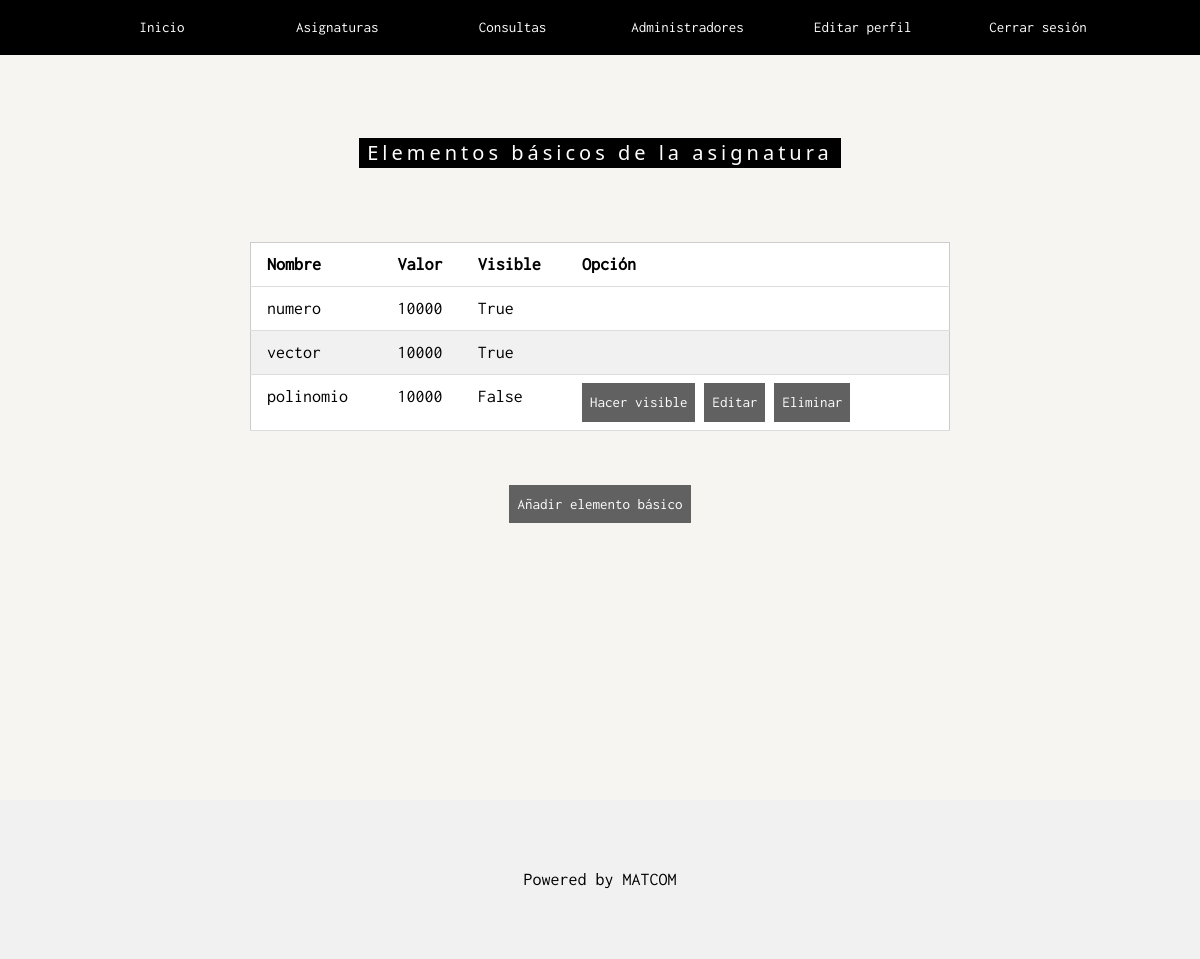
/subject/subject_professor/basic_elements/4 (signed in), run on the app's committed database.
### apps/basic_elements/models.py (models this page shows, shortened)
class BasicElement(Element):
    visible=models.BooleanField(default=False)
    imparts=models.ForeignKey(Imparts,models.CASCADE,related_name='basicElement_imparts',default=0)

### apps/elements/models.py (models this page shows, shortened)
class Element(models.Model):
    id=models.AutoField(primary_key=True)
    name=models.CharField(max_length=150)
    value=models.IntegerField()
    date_time_creation=models.DateTimeField()

### apps/basic_elements/views.py (the view)
# urls.py: path('subject/subject_professor/basic_elements/<int:pk>',basic_element_list,name='basic_elements'),
@permission_required('basic_elements.view_basicelement')
def basic_element_list(request,pk):
    try:
        Student.objects.get(id=request.user.id)
    except:
        basic_elements=BasicElement.objects.filter(imparts__subject=pk)
        return render(request,'basic_elements.html',{'pk':pk,'basic_elements':basic_elements})
    basic_elements=BasicElement.objects.filter(imparts__subject=pk,visible=True)
    return render(request,'basic_elements.html',{'pk':pk,'basic_elements':basic_elements})

### templates/basic_elements.html (shortened to what this page needs)
{% extends "_base_template.html" %}
{% load static %}
{% block content %}
<div class="w3-sand w3-grayscale w3-large" style="min-height: 100%;">
    <div class="w3-content w3-padding-64" style="max-width:700px">
        <h4 class="w3-center w3-padding-64"><span class="w3-tag w3-wide">Elementos básicos de la asignatura</span></h4>
        <table class="w3-table-all">
            <thead>
                <tr>
                    <th>Nombre</th>
                    <th>Valor</th>
                    {%if perms.basic_elements.change_basicelement%}
                    <th>Visible</th>
                    <th>Opción</th>
                    {%endif%}
                </tr>
            </thead>
            <tbody>
                {% for element in basic_elements %}
                <tr>
                    <td>{{element.name}}</td>
                    <td>{{element.value}}</td>
                    {%if perms.basic_elements.change_basicelement%}
                    <td>{{element.visible}}</td>
                    <td>
                    {%if not element.visible%}
                    <a class="w3-button w3-tag w3-dark-grey" href={%url 'make_visible' element.id %}>Hacer visible</a>
                    <a class="w3-button w3-tag w3-dark-grey" href={%url 'edit_basic_element' element.id %}>Editar</a>
                    <a class="w3-button w3-tag w3-dark-grey" href={%url 'delete_basic_element' element.id %}>Eliminar</a>
                    {%endif%}
                    </td>
                    {%endif%}
                </tr>
                {% endfor %}
            </tbody>
        </table>
        <br> <br>
        <div class="w3-content w3-center" >
            {%if perms.basic_elements.add_basicelement%}
            <a class="w3-button w3-tag w3-dark-grey" href={%url 'create_basic_element' pk %}>Añadir elemento básico</a>
            {%endif%}
        </div>
    </div>
</div>
{% endblock %}

### static/css/w3.css (style rules this page uses)
*,*:before,*:after { box-sizing:inherit }
html { -ms-text-size-adjust:100%;-webkit-text-size-adjust:100% }
body { margin:0 }
a { background-color:transparent }
html,body { font-family:Verdana,sans-serif;font-size:15px;line-height:1.5 }
html { overflow-x:hidden }
h4 { font-size:20px }
h1,h2,h3,h4,h5,h6 { font-family:"Segoe UI",Arial,sans-serif;font-weight:400;margin:10px 0 }
.w3-wide { letter-spacing:4px }
a { color:inherit }
.w3-table,.w3-table-all { border-collapse:collapse;border-spacing:0;width:100%;display:table }
.w3-table-all { border:1px solid #ccc }
.w3-bordered tr,.w3-table-all tr { border-bottom:1px solid #ddd }
.w3-table-all tr:nth-child(odd) { background-color:#fff }
.w3-table-all tr:nth-child(even) { background-color:#f1f1f1 }
.w3-table td,.w3-table th,.w3-table-all td,.w3-table-all th { padding:8px 8px;display:table-cell;text-align:left;vertical-align:top }
.w3-table th:first-child,.w3-table td:first-child,.w3-table-all th:first-child,.w3-table-all td:first-child { padding-left:16px }
.w3-btn,.w3-button { font-size: 15px;border:none;display:inline-block;padding:8px 16px;vertical-align:middle;overflow:hidden;text-decoration:none;color:inherit;background-color:inherit;text-align:center;cursor:pointer;white-space:nowrap }
.w3-btn,.w3-button { -webkit-touch-callout:none;-webkit-user-select:none;-khtml-user-select:none;-moz-user-select:none;-ms-user-select:none;user-select:none }
.w3-badge,.w3-tag { background-color:#000;color:#fff;display:inline-block;padding-left:8px;padding-right:8px;text-align:center }
.w3-content,.w3-auto { margin-left:auto;margin-right:auto }
.w3-content { max-width:980px }
.w3-greyscale,.w3-grayscale { filter:grayscale(75%) }
.w3-large { font-size:18px!important }
.w3-center { text-align:center!important }
.w3-padding-64 { padding-top:64px!important;padding-bottom:64px!important }
.w3-sand,.w3-hover-sand:hover { color:#000!important;background-color:#fdf5e6!important }
.w3-dark-grey,.w3-hover-dark-grey:hover,.w3-dark-gray,.w3-hover-dark-gray:hover { color:#fff!important;background-color:#616161!important }

### static/css/style_main_temp.css (style rules this page uses)
body, html { height: 100%; font-family: "Inconsolata", sans-serif; }

### data on the page
BasicElement: name "numero", value "10000", visible "True"
BasicElement: name "vector", value "10000", visible "True"
BasicElement: name "polinomio", value "10000", visible "False", shows "Hacer visible"
